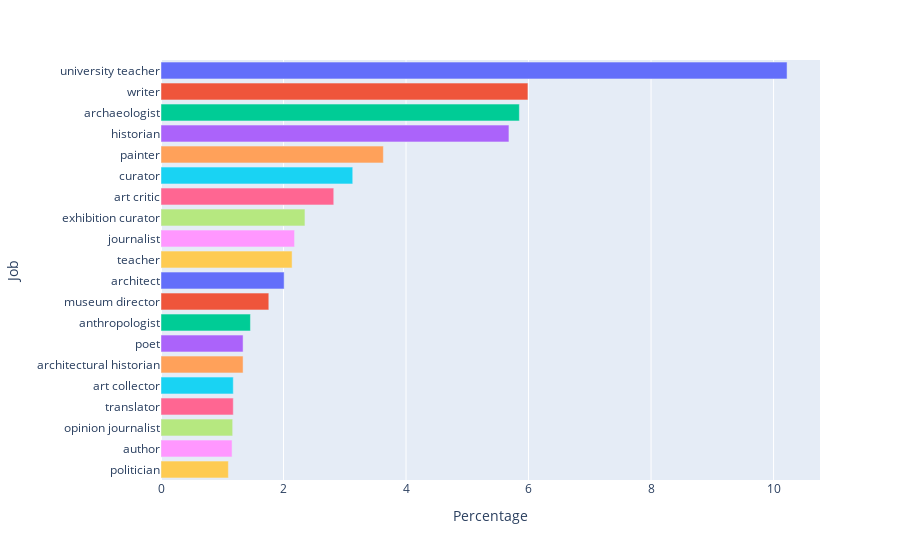

Here is the notebook cell this chart was saved with:
### Markdown cell above
##Visualization Male Job List

### Code cell
fig = px.bar(df, x="Percentage", y="Job", orientation='h', color="Job",)
fig.update_layout(showlegend=False)

fig.show()

fig.write_html("./file.html")

### Figure 1 — Plotly figure (JSON) as saved in the notebook; plotly's stock layout.template omitted (floating-point values rounded to 4 significant figures)
{"data": [{"alignmentgroup": "True", "hovertemplate": "Job=%{y}<br>Percentage=%{x}<extra></extra>", "legendgroup": "university teacher", "marker": {"color": "#636efa", "pattern": {"shape": ""}}, "name": "university teacher", "offsetgroup": "university teacher", "orientation": "h", "showlegend": true, "textposition": "auto", "type": "bar", "x": [10.22], "xaxis": "x", "y": ["university teacher"], "yaxis": "y"}, {"alignmentgroup": "True", "hovertemplate": "Job=%{y}<br>Percentage=%{x}<extra></extra>", "legendgroup": "writer", "marker": {"color": "#EF553B", "pattern": {"shape": ""}}, "name": "writer", "offsetgroup": "writer", "orientation": "h", "showlegend": true, "textposition": "auto", "type": "bar", "x": [5.99], "xaxis": "x", "y": ["writer"], "yaxis": "y"}, {"alignmentgroup": "True", "hovertemplate": "Job=%{y}<br>Percentage=%{x}<extra></extra>", "legendgroup": "archaeologist", "marker": {"color": "#00cc96", "pattern": {"shape": ""}}, "name": "archaeologist", "offsetgroup": "archaeologist", "orientation": "h", "showlegend": true, "textposition": "auto", "type": "bar", "x": [5.85], "xaxis": "x", "y": ["archaeologist"], "yaxis": "y"}, {"alignmentgroup": "True", "hovertemplate": "Job=%{y}<br>Percentage=%{x}<extra></extra>", "legendgroup": "historian", "marker": {"color": "#ab63fa", "pattern": {"shape": ""}}, "name": "historian", "offsetgroup": "historian", "orientation": "h", "showlegend": true, "textposition": "auto", "type": "bar", "x": [5.68], "xaxis": "x", "y": ["historian"], "yaxis": "y"}, {"alignmentgroup": "True", "hovertemplate": "Job=%{y}<br>Percentage=%{x}<extra></extra>", "legendgroup": "painter", "marker": {"color": "#FFA15A", "pattern": {"shape": ""}}, "name": "painter", "offsetgroup": "painter", "orientation": "h", "showlegend": true, "textposition": "auto", "type": "bar", "x": [3.63], "xaxis": "x", "y": ["painter"], "yaxis": "y"}, {"alignmentgroup": "True", "hovertemplate": "Job=%{y}<br>Percentage=%{x}<extra></extra>", "legendgroup": "curator", "marker": {"color": "#19d3f3", "pattern": {"shape": ""}}, "name": "curator", "offsetgroup": "curator", "orientation": "h", "showlegend": true, "textposition": "auto", "type": "bar", "x": [3.13], "xaxis": "x", "y": ["curator"], "yaxis": "y"}, {"alignmentgroup": "True", "hovertemplate": "Job=%{y}<br>Percentage=%{x}<extra></extra>", "legendgroup": "art critic", "marker": {"color": "#FF6692", "pattern": {"shape": ""}}, "name": "art critic", "offsetgroup": "art critic", "orientation": "h", "showlegend": true, "textposition": "auto", "type": "bar", "x": [2.82], "xaxis": "x", "y": ["art critic"], "yaxis": "y"}, {"alignmentgroup": "True", "hovertemplate": "Job=%{y}<br>Percentage=%{x}<extra></extra>", "legendgroup": "exhibition curator", "marker": {"color": "#B6E880", "pattern": {"shape": ""}}, "name": "exhibition curator", "offsetgroup": "exhibition curator", "orientation": "h", "showlegend": true, "textposition": "auto", "type": "bar", "x": [2.35], "xaxis": "x", "y": ["exhibition curator"], "yaxis": "y"}, {"alignmentgroup": "True", "hovertemplate": "Job=%{y}<br>Percentage=%{x}<extra></extra>", "legendgroup": "journalist", "marker": {"color": "#FF97FF", "pattern": {"shape": ""}}, "name": "journalist", "offsetgroup": "journalist", "orientation": "h", "showlegend": true, "textposition": "auto", "type": "bar", "x": [2.18], "xaxis": "x", "y": ["journalist"], "yaxis": "y"}, {"alignmentgroup": "True", "hovertemplate": "Job=%{y}<br>Percentage=%{x}<extra></extra>", "legendgroup": "teacher", "marker": {"color": "#FECB52", "pattern": {"shape": ""}}, "name": "teacher", "offsetgroup": "teacher", "orientation": "h", "showlegend": true, "textposition": "auto", "type": "bar", "x": [2.14], "xaxis": "x", "y": ["teacher"], "yaxis": "y"}, {"alignmentgroup": "True", "hovertemplate": "Job=%{y}<br>Percentage=%{x}<extra></extra>", "legendgroup": "architect", "marker": {"color": "#636efa", "pattern": {"shape": ""}}, "name": "architect", "offsetgroup": "architect", "orientation": "h", "showlegend": true, "textposition": "auto", "type": "bar", "x": [2.01], "xaxis": "x", "y": ["architect"], "yaxis": "y"}, {"alignmentgroup": "True", "hovertemplate": "Job=%{y}<br>Percentage=%{x}<extra></extra>", "legendgroup": "museum director", "marker": {"color": "#EF553B", "pattern": {"shape": ""}}, "name": "museum director", "offsetgroup": "museum director", "orientation": "h", "showlegend": true, "textposition": "auto", "type": "bar", "x": [1.76], "xaxis": "x", "y": ["museum director"], "yaxis": "y"}, {"alignmentgroup": "True", "hovertemplate": "Job=%{y}<br>Percentage=%{x}<extra></extra>", "legendgroup": "anthropologist", "marker": {"color": "#00cc96", "pattern": {"shape": ""}}, "name": "anthropologist", "offsetgroup": "anthropologist", "orientation": "h", "showlegend": true, "textposition": "auto", "type": "bar", "x": [1.46], "xaxis": "x", "y": ["anthropologist"], "yaxis": "y"}, {"alignmentgroup": "True", "hovertemplate": "Job=%{y}<br>Percentage=%{x}<extra></extra>", "legendgroup": "poet", "marker": {"color": "#ab63fa", "pattern": {"shape": ""}}, "name": "poet", "offsetgroup": "poet", "orientation": "h", "showlegend": true, "textposition": "auto", "type": "bar", "x": [1.34], "xaxis": "x", "y": ["poet"], "yaxis": "y"}, {"alignmentgroup": "True", "hovertemplate": "Job=%{y}<br>Percentage=%{x}<extra></extra>", "legendgroup": "architectural historian", "marker": {"color": "#FFA15A", "pattern": {"shape": ""}}, "name": "architectural historian", "offsetgroup": "architectural historian", "orientation": "h", "showlegend": true, "textposition": "auto", "type": "bar", "x": [1.34], "xaxis": "x", "y": ["architectural historian"], "yaxis": "y"}, {"alignmentgroup": "True", "hovertemplate": "Job=%{y}<br>Percentage=%{x}<extra></extra>", "legendgroup": "art collector", "marker": {"color": "#19d3f3", "pattern": {"shape": ""}}, "name": "art collector", "offsetgroup": "art collector", "orientation": "h", "showlegend": true, "textposition": "auto", "type": "bar", "x": [1.18], "xaxis": "x", "y": ["art collector"], "yaxis": "y"}, {"alignmentgroup": "True", "hovertemplate": "Job=%{y}<br>Percentage=%{x}<extra></extra>", "legendgroup": "translator", "marker": {"color": "#FF6692", "pattern": {"shape": ""}}, "name": "translator", "offsetgroup": "translator", "orientation": "h", "showlegend": true, "textposition": "auto", "type": "bar", "x": [1.18], "xaxis": "x", "y": ["translator"], "yaxis": "y"}, {"alignmentgroup": "True", "hovertemplate": "Job=%{y}<br>Percentage=%{x}<extra></extra>", "legendgroup": "opinion journalist", "marker": {"color": "#B6E880", "pattern": {"shape": ""}}, "name": "opinion journalist", "offsetgroup": "opinion journalist", "orientation": "h", "showlegend": true, "textposition": "auto", "type": "bar", "x": [1.17], "xaxis": "x", "y": ["opinion journalist"], "yaxis": "y"}, {"alignmentgroup": "True", "hovertemplate": "Job=%{y}<br>Percentage=%{x}<extra></extra>", "legendgroup": "author", "marker": {"color": "#FF97FF", "pattern": {"shape": ""}}, "name": "author", "offsetgroup": "author", "orientation": "h", "showlegend": true, "textposition": "auto", "type": "bar", "x": [1.16], "xaxis": "x", "y": ["author"], "yaxis": "y"}, {"alignmentgroup": "True", "hovertemplate": "Job=%{y}<br>Percentage=%{x}<extra></extra>", "legendgroup": "politician", "marker": {"color": "#FECB52", "pattern": {"shape": ""}}, "name": "politician", "offsetgroup": "politician", "orientation": "h", "showlegend": true, "textposition": "auto", "type": "bar", "x": [1.1], "xaxis": "x", "y": ["politician"], "yaxis": "y"}], "layout": {"barmode": "relative", "legend": {"title": {"text": "Job"}, "tracegroupgap": 0}, "margin": {"t": 60}, "showlegend": false, "xaxis": {"anchor": "y", "domain": [0, 1], "title": {"text": "Percentage"}}, "yaxis": {"anchor": "x", "categoryarray": ["politician", "author", "opinion journalist", "translator", "art collector", "architectural historian", "poet", "anthropologist", "museum director", "architect", "teacher", "journalist", "exhibition curator", "art critic", "curator", "painter", "historian", "archaeologist", "writer", "university teacher"], "categoryorder": "array", "domain": [0, 1], "title": {"text": "Job"}}}}
